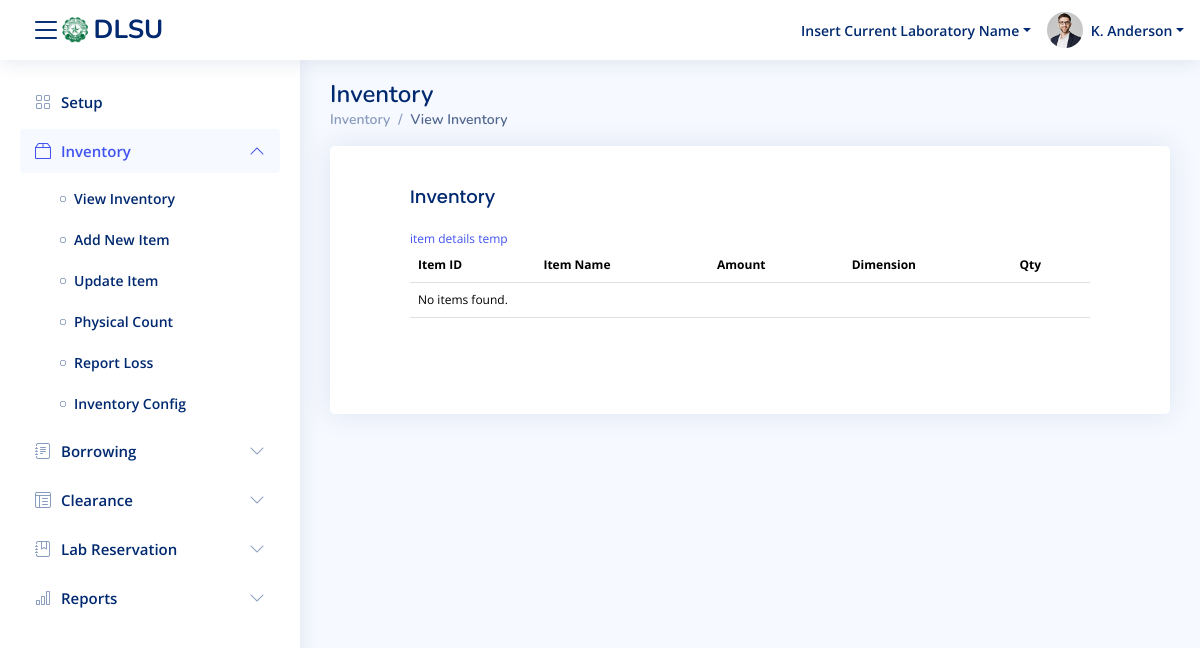
/inventory/, run on an earlier commit of the app's database.
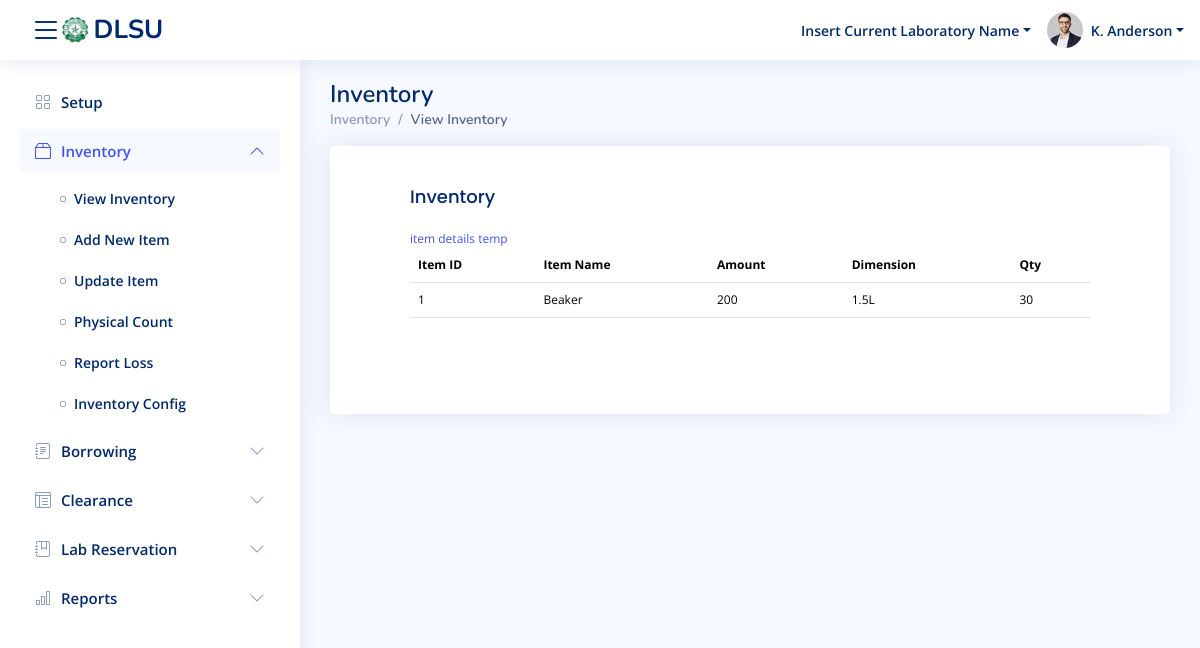
And on a later commit of the database.
### core/models.py (models this page shows, shortened)
class item_inventory(models.Model):
    inventory_item_id = models.AutoField(primary_key=True)
    item = models.ForeignKey('item_description', on_delete=models.CASCADE)
    supplier = models.ForeignKey('suppliers', on_delete=models.SET_NULL, null=True, blank=True)
    date_purchased = models.DateTimeField(null=True, blank=True)
    date_received = models.DateTimeField(null=True, blank=True)
    purchase_price = models.FloatField(null=True, blank=True)
    remarks = models.CharField(max_length=45, null=True, blank=True)
    transaction = models.ForeignKey('item_transactions', on_delete=models.SET_NULL, null=True, blank=True)
    qty = models.IntegerField()  # Quantity; required field
    amount = models.IntegerField()  # Amount; required field

class item_description(models.Model):
    item_id = models.AutoField(primary_key=True)
    laboratory = models.ForeignKey('Laboratory', on_delete=models.CASCADE, null=True, blank=True)
    item_name = models.CharField(max_length=45, null=True, blank=True)
    itemType = models.ForeignKey('item_types', on_delete=models.SET_NULL, null=True, blank=True)
    amount = models.FloatField(null=True, blank=True)
    dimension = models.CharField(max_length=10, null=True, blank=True)
    add_cols = models.CharField(max_length=45, null=True, blank=True)
    alert_Qty = models.CharField(max_length=45, null=True, blank=True)

### core/views.py (the view)
# urls.py: path('inventory/', views.inventory_view, name='inventory_view'),
def inventory_view(request):
    inventory_items = item_inventory.objects.select_related('item').all()
    return render(request, 'mod_inventory/view_inventory.html', {'inventory_items': inventory_items})

### core/templates/mod_inventory/view_inventory.html (shortened to what this page needs)
{% extends 'temp_navbar.html' %}
{% load socialaccount %}
{% block content %}
  <div class="pagetitle">
    <h1>Inventory</h1>
    <nav>
      <ol class="breadcrumb">
        <li class="breadcrumb-item"><a href="{% url 'inventory_view' %}">Inventory</a></li>
        <li class="breadcrumb-item active">View Inventory</li>
      </ol>
    </nav>
  </div>
  <section class="section">
    <div class="row">
      <div class="col-lg-12">
        <div class="card">
          <div class="card-body">
            <h5 class="card-title">Inventory</h5>
            <a href="{% url 'inventory_itemDetails' %}">item details temp</a>
            <table class="table datatable">
              <thead>
                <tr>
                  <th>Item ID</th>
                  <th>Item Name</th>
                  <th>Amount</th>
                  <th>Dimension</th>
                  <th>Qty</th>
                </tr>
              </thead>
              <tbody>
                {% for item in inventory_items %}
                <tr>
                  <td>{{ item.inventory_item_id }}</td>
                  <td>{{ item.item.item_name }}</td>
                  <td>{{ item.amount }}</td>
                  <td>{{ item.item.dimension }}</td>
                  <td>{{ item.qty}}</td>
                </tr>
                {% empty %}
                <tr>
                  <td colspan="5">No items found.</td>
                </tr>
                {% endfor %}
              </tbody>
            </table>
          </div>
        </div>
      </div>
    </div>
  </section>
{% endblock %}

### core/templates/temp_navbar.html (shortened to what this page needs)
{% load static %}
<!DOCTYPE html>
<html lang="en">
<head>
  <link href="{% static 'assets/vendor/bootstrap/css/bootstrap.min.css' %}" rel="stylesheet">
  <link href="{% static 'assets/vendor/bootstrap-icons/bootstrap-icons.css' %}" rel="stylesheet">
  <link href="{% static 'assets/vendor/boxicons/css/boxicons.min.css' %}" rel="stylesheet">
  <link href="{% static 'assets/vendor/quill/quill.snow.css' %}" rel="stylesheet">
  <link href="{% static 'assets/vendor/quill/quill.bubble.css' %}" rel="stylesheet">
  <link href="{% static 'assets/vendor/remixicon/remixicon.css' %}" rel="stylesheet">
  <link href="{% static 'assets/vendor/simple-datatables/style.css' %}" rel="stylesheet">
  <link href="{% static 'assets/css/style.css' %}" rel="stylesheet">
  <link href="{% static 'assets/css/custom.css' %}" rel="stylesheet">
</head>
<body>
  <header id="header" class="header fixed-top d-flex align-items-center">
    <div class="d-flex align-items-center justify-content-between">
      <i class="bi bi-list toggle-sidebar-btn"></i>
      <a href="{%url 'home'%}" class="logo d-flex align-items-center">
        <img src="{% static 'assets/img/dlsu_logo.jpg' %}" alt="">
        <span class="d-none d-lg-block">DLSU</span>
      </a>
    </div>
    <nav class="header-nav ms-auto">
      <ul class="d-flex align-items-center">
        <li class="nav-item dropdown pe-3">
            <a class="nav-link nav-profile d-flex align-items-center pe-0" href="#" data-bs-toggle="dropdown">
              <span class="d-none d-md-block dropdown-toggle ps-2">Insert Current Laboratory Name</span>
            </a>
          </li>
        <li class="nav-item dropdown pe-3">
          <a class="nav-link nav-profile d-flex align-items-center pe-0" href="#" data-bs-toggle="dropdown">
            <img src="{% static 'assets/img/profile-img.jpg' %}" alt="Profile" class="rounded-circle">
            <span class="d-none d-md-block dropdown-toggle ps-2">K. Anderson</span>
          </a>
            </li>
          </ul>
    </nav>
  </header>
  <aside id="sidebar" class="sidebar">
    <ul class="sidebar-nav" id="sidebar-nav">
      <li class="nav-item">
        <a class="nav-link collapsed" href="{%url 'superuser_setup'%}">
          <i class="bi bi-grid"></i>
          <span>Setup</span>
        </a>
      </li>
 <li class="nav-item">
    <a class="nav-link active" data-bs-target="#inventory-nav" data-bs-toggle="collapse" href="inventory.html">
        <i class="bi bi-box2"></i><span>Inventory</span><i class="bi bi-chevron-down ms-auto"></i>
    </a>
    <ul id="inventory-nav" class="nav-content collapse show" data-bs-parent="#sidebar-nav">
        <li>
            <a href="{% url 'inventory_view' %}">
                <i class="bi bi-circle"></i><span>View Inventory</span>
            </a>
        </li>
        <li>
            <a href="{% url 'inventory_addNewItem' %}">
                <i class="bi bi-circle"></i><span>Add New Item</span>
            </a>
        </li>
        <li>
            <a href="inventory-accordion.html">
                <i class="bi bi-circle"></i><span>Update Item</span>
            </a>
        </li>
        <li>
            <a href="inventory-badges.html">
                <i class="bi bi-circle"></i><span>Physical Count</span>
            </a>
        </li>
        <li>
            <a href="inventory-breadcrumbs.html">
                <i class="bi bi-circle"></i><span>Report Loss</span>
            </a>
        </li>
        <li>
            <a href="inventory-buttons.html">
                <i class="bi bi-circle"></i><span>Inventory Config</span>
            </a>
        </li>
    </ul>
</li>
      <li class="nav-item">
        <a class="nav-link collapsed" data-bs-target="#borrow-nav" data-bs-toggle="collapse" href="#">
          <i class="bi bi-journal-text"></i><span>Borrowing</span><i class="bi bi-chevron-down ms-auto"></i>
        </a>
      </li>
      <li class="nav-item">
        <a class="nav-link collapsed" data-bs-target="#tables-nav" data-bs-toggle="collapse" href="#">
          <i class="bi bi-layout-text-window-reverse"></i><span>Clearance</span><i class="bi bi-chevron-down ms-auto"></i>
        </a>
      </li>
      <li class="nav-item">
        <a class="nav-link collapsed" data-bs-target="#reserve-nav" data-bs-toggle="collapse" href="#">
          <i class="bi bi-journal-bookmark"></i><span>Lab Reservation</span><i class="bi bi-chevron-down ms-auto"></i>
        </a>
      </li>
      <li class="nav-item">
        <a class="nav-link collapsed" data-bs-target="#icons-nav" data-bs-toggle="collapse" href="#">
          <i class="bi bi-bar-chart"></i><span>Reports</span><i class="bi bi-chevron-down ms-auto"></i>
        </a>
      </li>
  </aside>
  <main id="main" class="main">
      {% block content %}{% endblock %}
  </main>
</body>
</html>

### core/static/assets/css/style.css (style rules this page uses)
:root { scroll-behavior: smooth; }
body { font-family: "Open Sans", sans-serif; background: #f6f9ff; color: #444444; }
a { color: #4154f1; text-decoration: none; }
h1, h2, h3, h4, h5, h6 { font-family: "Nunito", sans-serif; }
#main { margin-top: 60px; padding: 20px 30px; transition: all 0.3s; }
.pagetitle { margin-bottom: 10px; }
.pagetitle h1 { font-size: 24px; margin-bottom: 0; font-weight: 600; color: #012970; }
.card { margin-bottom: 30px; border: none; border-radius: 5px; box-shadow: 0px 0 30px rgba(1, 41, 112, 0.1); }
.card-title { padding: 20px 0 15px 0; font-size: 18px; font-weight: 500; color: #012970; font-family: "Poppins", sans-serif; }
.card-body { padding: 0 20px 20px 20px; }
.breadcrumb { font-size: 14px; font-family: "Nunito", sans-serif; color: #899bbd; font-weight: 600; }
.breadcrumb a { color: #899bbd; transition: 0.3s; }
.breadcrumb .breadcrumb-item::before { color: #899bbd; }
.breadcrumb .active { color: #51678f; font-weight: 600; }
.logo { line-height: 1; }
@media (min-width: 1200px) { .logo { width: 280px; } }
.logo img { max-height: 26px; margin-right: 6px; }
.logo span { font-size: 26px; font-weight: 700; color: #012970; font-family: "Nunito", sans-serif; }
.header { transition: all 0.5s; z-index: 997; height: 60px; box-shadow: 0px 2px 20px rgba(1, 41, 112, 0.1); background-color: #fff; padding-left: 20px; }
.header .toggle-sidebar-btn { font-size: 32px; padding-left: 10px; cursor: pointer; color: #012970; }
.header-nav ul { list-style: none; }
.header-nav>ul { margin: 0; padding: 0; }
.header-nav .nav-profile { color: #012970; }
.header-nav .nav-profile img { max-height: 36px; }
.header-nav .nav-profile span { font-size: 14px; font-weight: 600; }
.sidebar { position: fixed; top: 60px; left: 0; bottom: 0; width: 300px; z-index: 996; transition: all 0.3s; padding: 20px; overflow-y: auto; scrollbar-width: thin; scrollbar-color: #aab7cf transparent; box-shadow: 0px 0px 20px rgba(1, 41, 112, 0.1); background-color: #fff; }
@media (min-width: 1200px) { #main, #footer { margin-left: 300px; } }
.sidebar-nav { padding: 0; margin: 0; list-style: none; }
.sidebar-nav li { padding: 0; margin: 0; list-style: none; }
.sidebar-nav .nav-item { margin-bottom: 5px; }
.sidebar-nav .nav-link { display: flex; align-items: center; font-size: 15px; font-weight: 600; color: #4154f1; transition: 0.3; background: #f6f9ff; padding: 10px 15px; border-radius: 4px; }
.sidebar-nav .nav-link i { font-size: 16px; margin-right: 10px; color: #4154f1; }
.sidebar-nav .nav-link.collapsed { color: #012970; background: #fff; }
.sidebar-nav .nav-link.collapsed i { color: #899bbd; }
.sidebar-nav .nav-link .bi-chevron-down { margin-right: 0; transition: transform 0.2s ease-in-out; }
.sidebar-nav .nav-link:not(.collapsed) .bi-chevron-down { transform: rotate(180deg); }
.sidebar-nav .nav-content { padding: 5px 0 0 0; margin: 0; list-style: none; }
.sidebar-nav .nav-content a { display: flex; align-items: center; font-size: 14px; font-weight: 600; color: #012970; transition: 0.3; padding: 10px 0 10px 40px; transition: 0.3s; }
.sidebar-nav .nav-content a i { font-size: 6px; margin-right: 8px; line-height: 0; border-radius: 50%; }

### core/static/assets/css/custom.css (style rules this page uses)
.card-body { font-size:1vw }
.card-body { padding: 20px 80px 80px 80px; }

What changed in the data, as far as the page shows it:
added item_inventory: inventory_item_id "1", item.item_name "Beaker", amount "200", item.dimension "1.5L", qty "30"
Also different on the page:
text no longer shown: "No items found."
